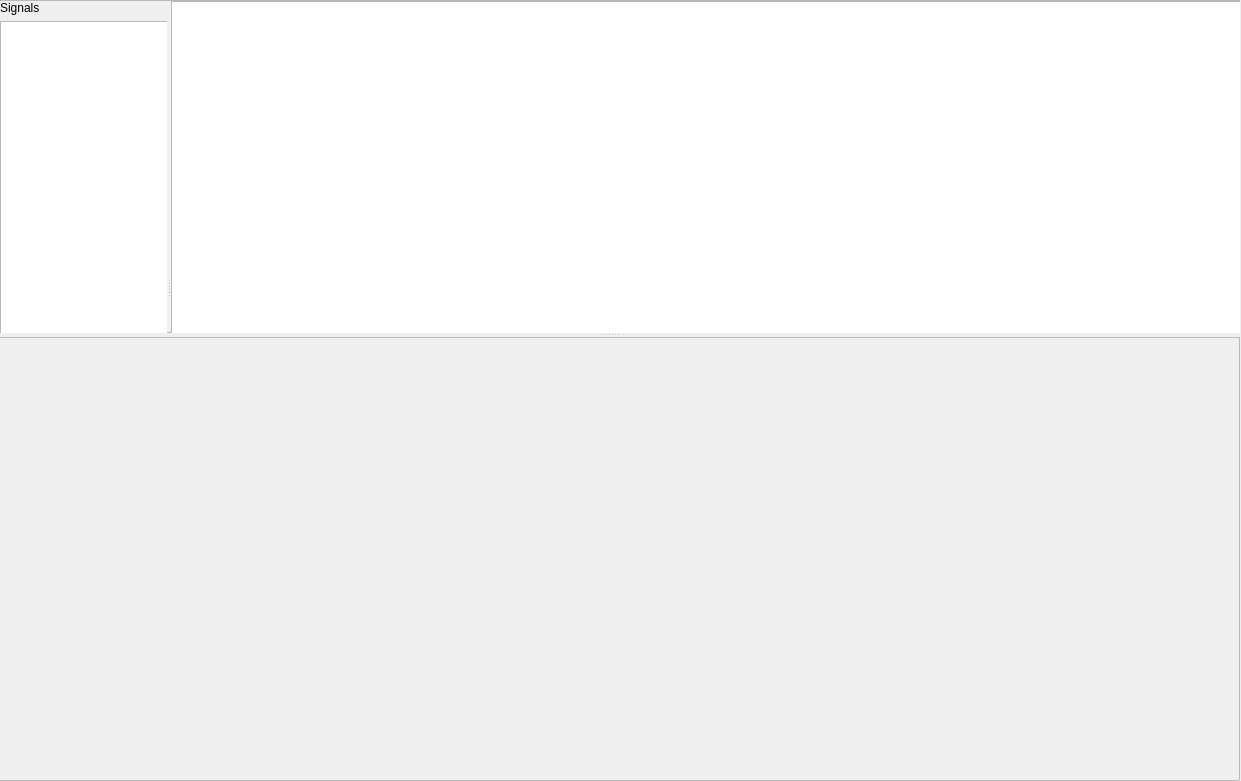
<?xml version="1.0" encoding="UTF-8"?>
<ui version="4.0">
 <class>MainWindow</class>
 <widget class="QMainWindow" name="MainWindow">
  <property name="geometry">
   <rect>
    <x>0</x>
    <y>0</y>
    <width>1241</width>
    <height>781</height>
   </rect>
  </property>
  <property name="windowTitle">
   <string>MainWindow</string>
  </property>
  <widget class="QWidget" name="centralwidget">
   <property name="sizePolicy">
    <sizepolicy hsizetype="Expanding" vsizetype="Expanding">
     <horstretch>0</horstretch>
     <verstretch>0</verstretch>
    </sizepolicy>
   </property>
   <widget class="QSplitter" name="splitter">
    <property name="geometry">
     <rect>
      <x>-21</x>
      <y>0</y>
      <width>1261</width>
      <height>781</height>
     </rect>
    </property>
    <property name="sizePolicy">
     <sizepolicy hsizetype="Maximum" vsizetype="Expanding">
      <horstretch>0</horstretch>
      <verstretch>0</verstretch>
     </sizepolicy>
    </property>
    <property name="orientation">
     <enum>Qt::Orientation::Vertical</enum>
    </property>
    <widget class="QFrame" name="frame">
     <property name="sizePolicy">
      <sizepolicy hsizetype="Preferred" vsizetype="Expanding">
       <horstretch>0</horstretch>
       <verstretch>5</verstretch>
      </sizepolicy>
     </property>
     <property name="frameShape">
      <enum>QFrame::Shape::StyledPanel</enum>
     </property>
     <property name="frameShadow">
      <enum>QFrame::Shadow::Raised</enum>
     </property>
     <widget class="QSplitter" name="splitter_2">
      <property name="geometry">
       <rect>
        <x>21</x>
        <y>1</y>
        <width>1241</width>
        <height>571</height>
       </rect>
      </property>
      <property name="orientation">
       <enum>Qt::Orientation::Horizontal</enum>
      </property>
      <widget class="QWidget" name="">
       <layout class="QVBoxLayout" name="verticalLayout_2">
        <item>
         <widget class="QLabel" name="label">
          <property name="text">
           <string>Signals</string>
          </property>
         </widget>
        </item>
        <item>
         <widget class="QStackedWidget" name="stackedWidget">
          <property name="currentIndex">
           <number>1</number>
          </property>
          <widget class="QWidget" name="page">
           <widget class="QSplitter" name="splitter_4">
            <property name="geometry">
             <rect>
              <x>0</x>
              <y>80</y>
              <width>331</width>
              <height>71</height>
             </rect>
            </property>
            <property name="orientation">
             <enum>Qt::Orientation::Horizontal</enum>
            </property>
            <widget class="QSplitter" name="splitter_3">
             <property name="orientation">
              <enum>Qt::Orientation::Vertical</enum>
             </property>
             <widget class="QLabel" name="add_signal_file_label">
              <property name="text">
               <string>&lt;html&gt;&lt;head/&gt;&lt;body&gt;&lt;p&gt;&lt;a href=&quot;#&quot;&gt;&lt;span style=&quot; text-decoration: underline; color:#094fd1;&quot;&gt;Add signal file&lt;/span&gt;&lt;/a&gt;&lt;/p&gt;&lt;/body&gt;&lt;/html&gt;</string>
              </property>
              <property name="textFormat">
               <enum>Qt::TextFormat::RichText</enum>
              </property>
              <property name="alignment">
               <set>Qt::AlignmentFlag::AlignCenter</set>
              </property>
              <property name="openExternalLinks">
               <bool>false</bool>
              </property>
             </widget>
             <widget class="QLabel" name="web_connection_label">
              <property name="text">
               <string>&lt;html&gt;
&lt;head/&gt;
&lt;body&gt;
&lt;p&gt;&lt;a href=&quot;#&quot;&gt;Connect to real-time signal&lt;/a&gt;&lt;/p&gt;
&lt;/body&gt;
&lt;/html&gt;</string>
              </property>
              <property name="textFormat">
               <enum>Qt::TextFormat::RichText</enum>
              </property>
              <property name="alignment">
               <set>Qt::AlignmentFlag::AlignCenter</set>
              </property>
             </widget>
            </widget>
           </widget>
          </widget>
          <widget class="QWidget" name="page_2">
           <widget class="QListWidget" name="signals_list_widget">
            <property name="geometry">
             <rect>
              <x>0</x>
              <y>0</y>
              <width>331</width>
              <height>491</height>
             </rect>
            </property>
           </widget>
          </widget>
         </widget>
        </item>
       </layout>
      </widget>
      <widget class="QListWidget" name="graphs_list_widget">
       <property name="minimumSize">
        <size>
         <width>900</width>
         <height>0</height>
        </size>
       </property>
       <property name="acceptDrops">
        <bool>true</bool>
       </property>
       <property name="dragEnabled">
        <bool>true</bool>
       </property>
       <property name="dragDropMode">
        <enum>QAbstractItemView::DragDropMode::InternalMove</enum>
       </property>
       <property name="defaultDropAction">
        <enum>Qt::DropAction::MoveAction</enum>
       </property>
      </widget>
     </widget>
    </widget>
    <widget class="QFrame" name="frame_2">
     <property name="sizePolicy">
      <sizepolicy hsizetype="Preferred" vsizetype="Expanding">
       <horstretch>0</horstretch>
       <verstretch>1</verstretch>
      </sizepolicy>
     </property>
     <property name="minimumSize">
      <size>
       <width>0</width>
       <height>200</height>
      </size>
     </property>
     <property name="frameShape">
      <enum>QFrame::Shape::StyledPanel</enum>
     </property>
     <property name="frameShadow">
      <enum>QFrame::Shadow::Raised</enum>
     </property>
    </widget>
   </widget>
  </widget>
 </widget>
 <resources/>
 <connections/>
</ui>
